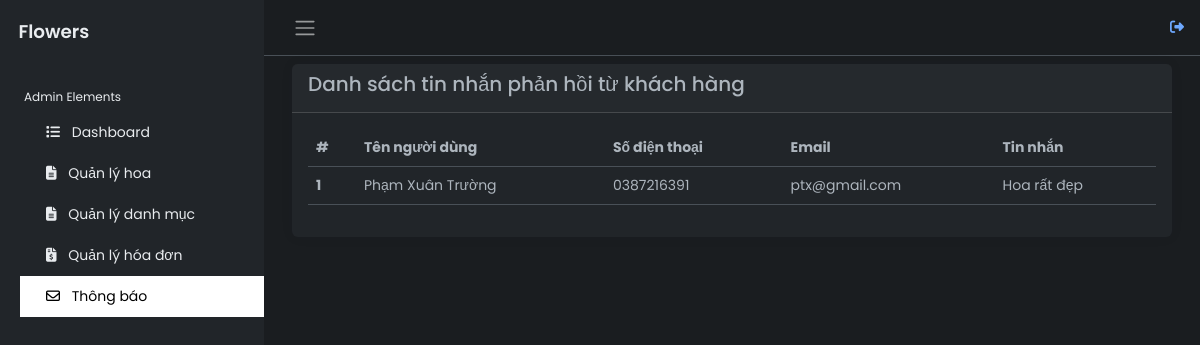
The app's page /src/admin-message.php (signed in) with its own data.
### tables this page shows
CREATE TABLE `message` (
  `id` int(11) NOT NULL,
  `phone_number` varchar(10) DEFAULT NULL,
  `email` text DEFAULT NULL,
  `name` varchar(30) DEFAULT NULL,
  `message` text DEFAULT NULL
);

### src/admin-message.php (the view, shortened to what this page needs)
<?php
    @include("../DB/connection.php");
    $messageResult = $conn->query("SELECT * FROM message");
    $message = [];
    if ($messageResult && $messageResult->num_rows > 0) {
        while($row = $messageResult->fetch_assoc()) {
            $message[] = $row;
        }
    }
?>
<!DOCTYPE html>
<html lang="en" data-bs-theme="dark">
<head>
    <link rel="stylesheet" href="https://cdnjs.cloudflare.com/ajax/libs/font-awesome/6.0.0/css/all.min.css">
    <link rel="stylesheet" href="https://cdn.jsdelivr.net/npm/bootstrap@5.3.0-alpha2/dist/css/bootstrap.min.css">
    <link rel="stylesheet" href="../css/admin.css">
    <link rel="stylesheet" href="../css/admin-categories.css">
    <link rel="stylesheet" href="../css/admin-products.css">
</head>
<body>
    <?php @include("admin-header.php") ?>
            <main class="content px-3 py-2">
                <div class="container-fluid">
                    <div class="card border-0">
                        <div class="card-header">
                            <h5 class="card-title">
                                Danh sách tin nhắn phản hồi từ khách hàng
                            </h5>
                        </div>
                        <div class="card-body">
                            <table class="table">
                                <thead>
                                    <tr>
                                        <th scope="col">#</th>
                                        <th scope="col">Tên người dùng</th>
                                        <th scope="col">Số điện thoại</th>
                                        <th scope="col">Email</th>
                                        <th scope="col">Tin nhắn</th>
                                    </tr>
                                </thead>
                                <tbody>
                                    <?php
                                    $i=1;
                                    foreach($message as $message):
                                        echo '<tr>
                                        <th scope="row">'.$i.'</th>
                                        <td>'.$message['name'].'</td>
                                        <td>'.$message['phone_number'].'</td>
                                        <td>'.$message['email'].'</td>
                                        <td>'.$message['message'].'</td>
                                    </tr>';
                                    $i++;
                                    endforeach;
                                    ?>
                                </tbody>
                            </table>
                        </div>
                    </div>
                </div>
            </main>
        </div>
    </div>
</body>
</html>

### css/admin.css (style rules this page uses)
body { font-family: 'Poppins', sans-serif; font-size: 0.875rem; opacity: 1; overflow-y: scroll; margin: 0; position: relative; }
.content { flex: 1; max-width: 100vw; width: 100vw; }
@media (min-width:768px) { .content { max-width: auto; width: auto; } }
.card { box-shadow: 0 0 .875rem 0 rgba(34, 46, 60, .05); margin-bottom: 24px; }

### records on screen
message: name "Phạm Xuân Trường", phone_number "0387216391", email "ptx@gmail.com", message "Hoa rất đẹp"
